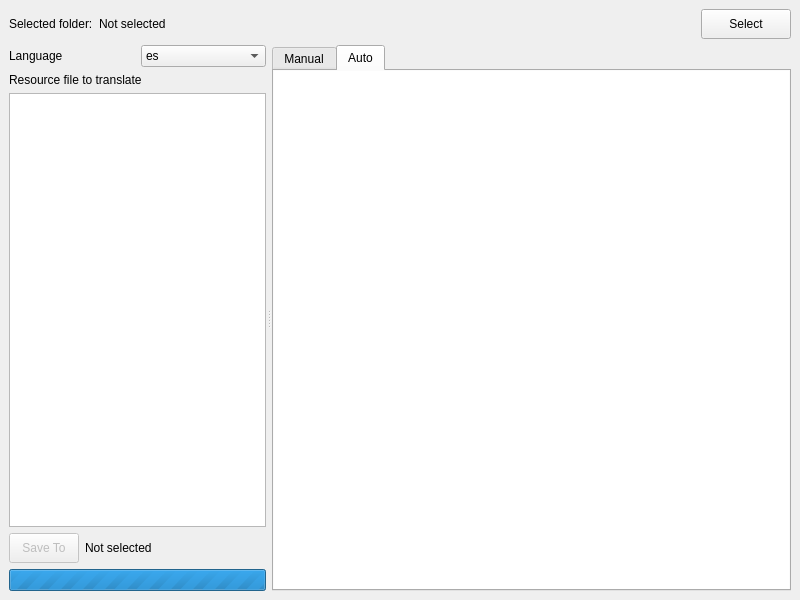
<?xml version="1.0" encoding="UTF-8"?>
<ui version="4.0">
 <class>MainWindow</class>
 <widget class="QMainWindow" name="MainWindow">
  <property name="geometry">
   <rect>
    <x>0</x>
    <y>0</y>
    <width>800</width>
    <height>600</height>
   </rect>
  </property>
  <property name="windowTitle">
   <string>Translator</string>
  </property>
  <widget class="QWidget" name="centralwidget">
   <layout class="QVBoxLayout" name="verticalLayout_2">
    <item>
     <widget class="QWidget" name="widget_top" native="true">
      <property name="minimumSize">
       <size>
        <width>0</width>
        <height>30</height>
       </size>
      </property>
      <property name="maximumSize">
       <size>
        <width>16777215</width>
        <height>30</height>
       </size>
      </property>
      <layout class="QHBoxLayout" name="horizontalLayout_4">
       <property name="leftMargin">
        <number>0</number>
       </property>
       <property name="topMargin">
        <number>0</number>
       </property>
       <property name="rightMargin">
        <number>0</number>
       </property>
       <property name="bottomMargin">
        <number>0</number>
       </property>
       <item>
        <widget class="QLabel" name="label">
         <property name="text">
          <string>Selected folder:</string>
         </property>
        </widget>
       </item>
       <item>
        <widget class="QLabel" name="labelSelectedFolder">
         <property name="text">
          <string>Not selected</string>
         </property>
        </widget>
       </item>
       <item>
        <spacer name="horizontalSpacer">
         <property name="orientation">
          <enum>Qt::Horizontal</enum>
         </property>
         <property name="sizeHint" stdset="0">
          <size>
           <width>40</width>
           <height>20</height>
          </size>
         </property>
        </spacer>
       </item>
       <item>
        <widget class="QPushButton" name="buttonSelect">
         <property name="minimumSize">
          <size>
           <width>90</width>
           <height>30</height>
          </size>
         </property>
         <property name="maximumSize">
          <size>
           <width>90</width>
           <height>30</height>
          </size>
         </property>
         <property name="text">
          <string>Select</string>
         </property>
        </widget>
       </item>
      </layout>
     </widget>
    </item>
    <item>
     <widget class="QSplitter" name="splitter">
      <property name="lineWidth">
       <number>0</number>
      </property>
      <property name="orientation">
       <enum>Qt::Horizontal</enum>
      </property>
      <property name="handleWidth">
       <number>6</number>
      </property>
      <widget class="QWidget" name="widget_select" native="true">
       <property name="maximumSize">
        <size>
         <width>500</width>
         <height>16777215</height>
        </size>
       </property>
       <layout class="QVBoxLayout" name="verticalLayout">
        <property name="leftMargin">
         <number>0</number>
        </property>
        <property name="topMargin">
         <number>0</number>
        </property>
        <property name="rightMargin">
         <number>0</number>
        </property>
        <property name="bottomMargin">
         <number>0</number>
        </property>
        <item>
         <layout class="QHBoxLayout" name="horizontalLayout_2">
          <item>
           <widget class="QLabel" name="label_3">
            <property name="text">
             <string>Language</string>
            </property>
           </widget>
          </item>
          <item>
           <widget class="QComboBox" name="comboBoxLanguage">
            <item>
             <property name="text">
              <string>es</string>
             </property>
            </item>
            <item>
             <property name="text">
              <string>pt</string>
             </property>
            </item>
            <item>
             <property name="text">
              <string>ja</string>
             </property>
            </item>
            <item>
             <property name="text">
              <string>tr</string>
             </property>
            </item>
            <item>
             <property name="text">
              <string>ko</string>
             </property>
            </item>
            <item>
             <property name="text">
              <string>fr</string>
             </property>
            </item>
            <item>
             <property name="text">
              <string>de</string>
             </property>
            </item>
            <item>
             <property name="text">
              <string>it</string>
             </property>
            </item>
            <item>
             <property name="text">
              <string>id</string>
             </property>
            </item>
            <item>
             <property name="text">
              <string>ms</string>
             </property>
            </item>
            <item>
             <property name="text">
              <string>th</string>
             </property>
            </item>
            <item>
             <property name="text">
              <string>fa</string>
             </property>
            </item>
            <item>
             <property name="text">
              <string>hu</string>
             </property>
            </item>
            <item>
             <property name="text">
              <string>ru</string>
             </property>
            </item>
           </widget>
          </item>
         </layout>
        </item>
        <item>
         <widget class="QLabel" name="label_2">
          <property name="text">
           <string>Resource file to translate</string>
          </property>
         </widget>
        </item>
        <item>
         <widget class="QListView" name="listView">
          <property name="selectionBehavior">
           <enum>QAbstractItemView::SelectRows</enum>
          </property>
         </widget>
        </item>
        <item>
         <layout class="QHBoxLayout" name="horizontalLayout_3">
          <item>
           <widget class="QPushButton" name="buttonSave">
            <property name="enabled">
             <bool>false</bool>
            </property>
            <property name="minimumSize">
             <size>
              <width>70</width>
              <height>30</height>
             </size>
            </property>
            <property name="maximumSize">
             <size>
              <width>70</width>
              <height>30</height>
             </size>
            </property>
            <property name="text">
             <string>Save To</string>
            </property>
           </widget>
          </item>
          <item>
           <widget class="QLabel" name="labelSaveTo">
            <property name="text">
             <string>Not selected</string>
            </property>
           </widget>
          </item>
         </layout>
        </item>
        <item>
         <widget class="QProgressBar" name="progressBar">
          <property name="maximum">
           <number>0</number>
          </property>
          <property name="value">
           <number>0</number>
          </property>
          <property name="textVisible">
           <bool>false</bool>
          </property>
         </widget>
        </item>
       </layout>
      </widget>
      <widget class="QTabWidget" name="tabWidget">
       <property name="currentIndex">
        <number>1</number>
       </property>
       <widget class="QWidget" name="tab_manual">
        <attribute name="title">
         <string>Manual</string>
        </attribute>
        <layout class="QVBoxLayout" name="verticalLayout_3">
         <property name="spacing">
          <number>6</number>
         </property>
         <property name="leftMargin">
          <number>0</number>
         </property>
         <property name="topMargin">
          <number>0</number>
         </property>
         <property name="rightMargin">
          <number>0</number>
         </property>
         <property name="bottomMargin">
          <number>0</number>
         </property>
         <item>
          <widget class="QSplitter" name="splitter_2">
           <property name="lineWidth">
            <number>0</number>
           </property>
           <property name="orientation">
            <enum>Qt::Horizontal</enum>
           </property>
           <property name="handleWidth">
            <number>6</number>
           </property>
           <widget class="QTextEdit" name="textEditOriginal">
            <property name="readOnly">
             <bool>true</bool>
            </property>
           </widget>
           <widget class="QTextEdit" name="textEditTranslated"/>
          </widget>
         </item>
         <item>
          <widget class="QWidget" name="widget" native="true">
           <property name="minimumSize">
            <size>
             <width>0</width>
             <height>30</height>
            </size>
           </property>
           <property name="maximumSize">
            <size>
             <width>16777215</width>
             <height>30</height>
            </size>
           </property>
           <layout class="QHBoxLayout" name="horizontalLayout">
            <property name="leftMargin">
             <number>0</number>
            </property>
            <property name="topMargin">
             <number>0</number>
            </property>
            <property name="rightMargin">
             <number>0</number>
            </property>
            <property name="bottomMargin">
             <number>0</number>
            </property>
            <item>
             <widget class="QPushButton" name="pushButtonCopyToClipboard">
              <property name="minimumSize">
               <size>
                <width>0</width>
                <height>30</height>
               </size>
              </property>
              <property name="maximumSize">
               <size>
                <width>16777215</width>
                <height>30</height>
               </size>
              </property>
              <property name="text">
               <string>Copy content to clipboard</string>
              </property>
             </widget>
            </item>
            <item>
             <widget class="QPushButton" name="pushButtonOpenBrowser">
              <property name="minimumSize">
               <size>
                <width>0</width>
                <height>30</height>
               </size>
              </property>
              <property name="maximumSize">
               <size>
                <width>16777215</width>
                <height>30</height>
               </size>
              </property>
              <property name="text">
               <string>Open Google in browser</string>
              </property>
             </widget>
            </item>
           </layout>
          </widget>
         </item>
        </layout>
       </widget>
       <widget class="QWidget" name="tab_auto">
        <attribute name="title">
         <string>Auto</string>
        </attribute>
        <layout class="QVBoxLayout" name="verticalLayout_4">
         <property name="leftMargin">
          <number>0</number>
         </property>
         <property name="topMargin">
          <number>0</number>
         </property>
         <property name="rightMargin">
          <number>0</number>
         </property>
         <property name="bottomMargin">
          <number>0</number>
         </property>
         <item>
          <widget class="QTableView" name="tableView">
           <property name="frameShape">
            <enum>QFrame::NoFrame</enum>
           </property>
           <attribute name="horizontalHeaderStretchLastSection">
            <bool>true</bool>
           </attribute>
          </widget>
         </item>
        </layout>
       </widget>
      </widget>
     </widget>
    </item>
   </layout>
  </widget>
 </widget>
 <resources/>
 <connections/>
</ui>
